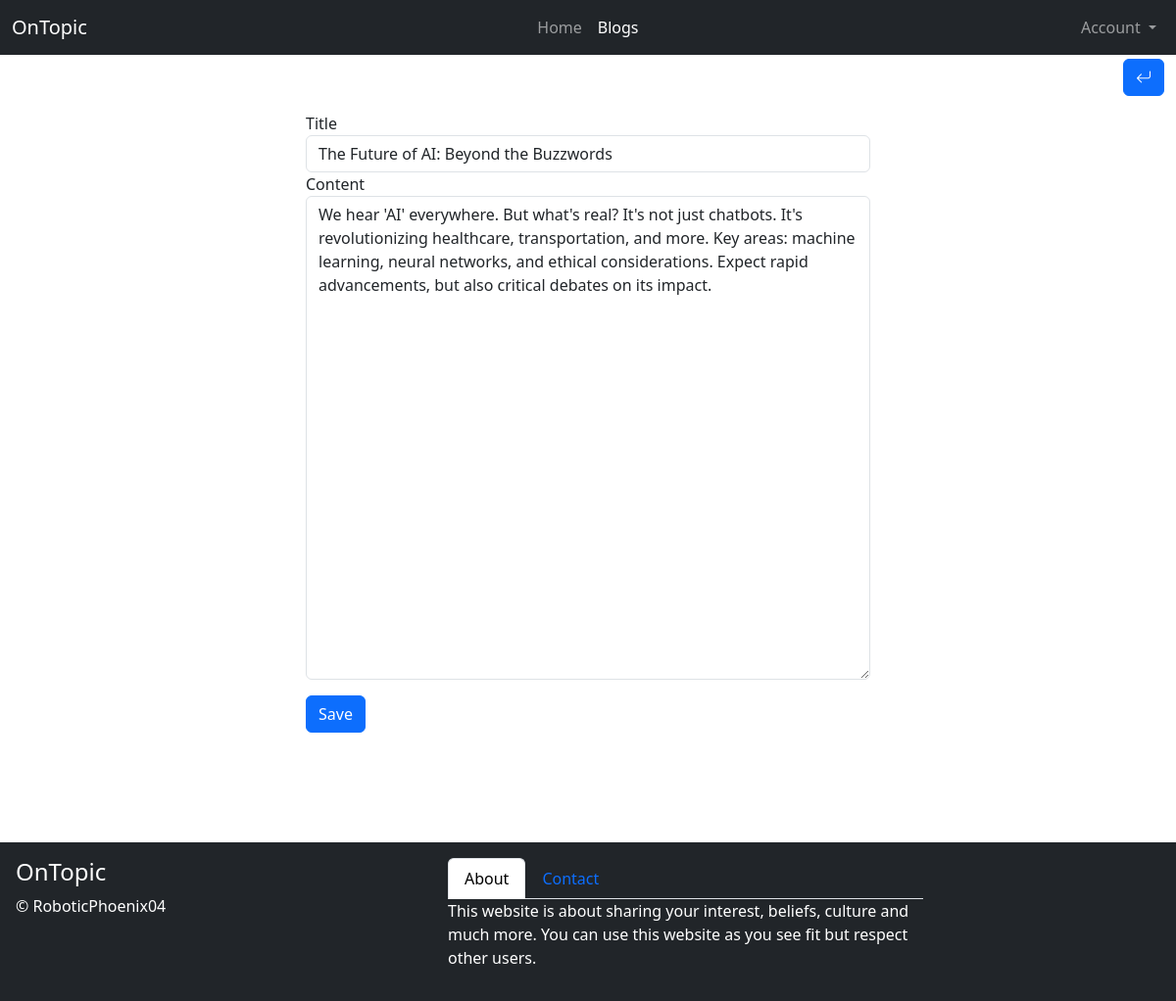
/blogedit.php?id=3 (signed in), run on the app's committed database.
### tables this page shows
CREATE TABLE `blogs` (
    id MEDIUMINT NOT NULL AUTO_INCREMENT PRIMARY KEY,
    iduser MEDIUMINT NOT NULL,
    nameuser VARCHAR(100) NOT NULL,
    title VARCHAR(100) NOT NULL,
    content TEXT NOT NULL,
    datecreation DATETIME NOT NULL
);

### blogedit.php (the view, shortened to what this page needs)
<?php
require('connect.php');
$query = $pdo->query("SELECT title, content FROM blogs WHERE id= '{$_GET["id"]}'");
$results = $query->fetch(PDO::FETCH_ASSOC);
?>
<!DOCTYPE html>
<html lang="en">
<head>
    <link href="https://cdn.jsdelivr.net/npm/bootstrap@5.3.3/dist/css/bootstrap.min.css" rel="stylesheet"
>
    <link rel="stylesheet" href="https://cdn.jsdelivr.net/npm/bootstrap-icons@1.11.3/font/bootstrap-icons.min.css">
</head>
<body>
    <nav class="navbar navbar-expand-sm navbar-dark bg-dark">
        <div class="container-fluid">
            <span class="navbar-brand"><a href="index.php" class="text-white" style="text-decoration: none;">OnTopic</a></span>
            <div class="collapse navbar-collapse" id="navbarNav">
                <ul class="navbar-nav mx-auto">
                    <li class="nav-item">
                        <a href="index.php" class="nav-link">
                            Home
                        </a>
                    </li>
                    <li class="nav-item">
                        <a href="blogs.php" class="nav-link active">
                            Blogs
                        </a>
                    </li>
                </ul>
                <ul class="navbar-nav">
                    <li class="nav-item dropdown">
                        <a href="#" class="nav-link dropdown-toggle" id="navbarDropdown" role="button"
                            data-bs-toggle="dropdown">
                            Account
                        </a>
                    </li>
                </ul>
            </div>
        </div>
    </nav>
    <div class="container-fluid mt-1" style="min-height: 100vh;">
        <div class="row justify-content-end">
            <div class="col-auto">
                <a href="blogs.php" style="text-decoration: none; color: white"><button type="button" class="btn btn-primary"><i class="bi bi-arrow-return-left"></i></button></a>
            </div>
        </div>
        <div class="row justify-content-center">
            <div class="col-6 my-3">
                <form method="post" id="blogeditform">
                    <div class="form-group">
                        <label for="titleinput">Title</label>
                        <input type="text" class="form-control" id="titleinput" name="title" value="<?= $results["title"] ?>">
                    </div>
                    <div class="form-group">
                        <label for="contentinput">Content</label>
                        <textarea class="form-control" id="contentinput" name="content" rows="20"><?= $results["content"] ?></textarea>
                    </div>
                    <button type="submit" class="btn btn-primary my-3" form="blogeditform" name="save">Save</button>
                </form>
            </div>
        </div>
    </div>
    <footer>
        <div class="container-fluid bg-dark text-white p-3">
            <div class="row">
                <div class="col-md-2">
                    <h4>OnTopic</h4>
                    <p>© RoboticPhoenix04</p>
                </div>
                <div class="col-md-10 d-flex justify-content-center">
                    <div class="w-50">
                        <ul class="nav nav-tabs" id="myTab" role="tablist">
                            <li class="nav-item" role="presentation">
                                <button class="nav-link active" id="about-tab" data-bs-toggle="tab" data-bs-target="#about" type="button" role="tab">About</button>
                            </li>
                            <li class="nav-item" role="presentation">
                                <button class="nav-link" id="contact-tab" data-bs-toggle="tab" data-bs-target="#contact" type="button" role="tab">Contact</button>
                            </li>
                        </ul>
                        <div class="tab-content" id="myTabContent">
                            <div class="tab-pane fade show active" id="about" role="tabpanel">
                                <p>This website is about sharing your interest, beliefs, culture and much more. You can use this website as you see fit but respect other users.</p>
                            </div>
                        </div>
                    </div>
                </div>
            </div>
        </div>
    </footer>
</body>
</html>

### data on the page
blogs: title "The Future of AI: Beyond the Buzzwords", content "We hear 'AI' everywhere. But what's real? It's not just chatbots. It's revolutionizing healthcare, transportation, and more. Key areas: machine learning, neural networks, and ethical considerations. Expect rapid advancements, but also critical debates on its impact."
